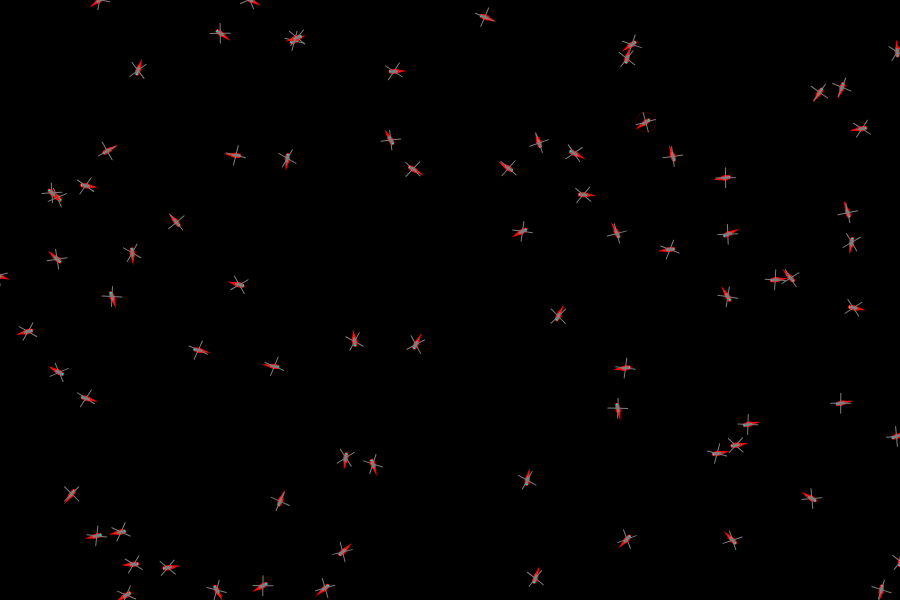
Frame 1 (no input)
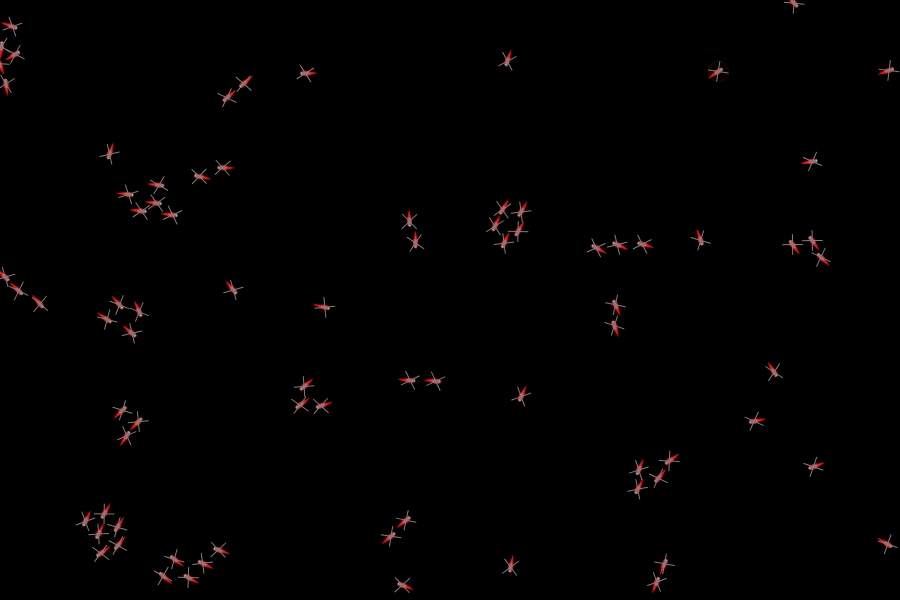
Frame 60 (no input)
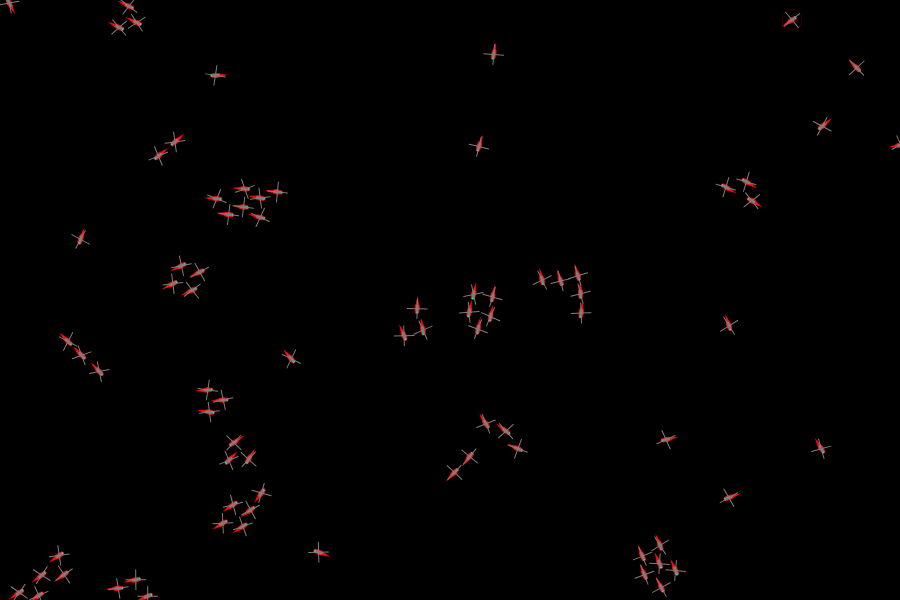
Frame 120 (the mouse pressed at the canvas centre since frame 60)

The p5.js sketch that drew these frames (run headless with seeded random() and noise() and a simulated clock; from frame 60 on, the mouse is pressed at the canvas centre):

// p5.js sketch
// ── sketch.js
// Flocking
// Daniel Shiffman
// https://thecodingtrain.com/CodingChallenges/124-flocking-boids.html
// https://youtu.be/mhjuuHl6qHM

const flock = [];

let maxSpeedSlider, maxAccelerationSlider, alignSlider, cohesionSlider, separationSlider;

function setup() {
  createCanvas(900, 600);
  frameRate(60);
  createDiv('max speed');
  maxSpeedSlider = createSlider(0, 6, 1.5, 0.1);
  createDiv('max acceleration');
  maxAccelerationSlider = createSlider(0, 6, 2, 0.1);
  createDiv('alignment mult');
  alignSlider = createSlider(0, 8, 6, 0.1);
  createDiv('cohesion mult');
  cohesionSlider = createSlider(0, 8, 1, 0.1);
  createDiv('separation mult');
  separationSlider = createSlider(0, 8, 8, 0.1);
  for (let i = 0; i < 80; i++) {
    flock.push(new Boid());
  }

}

function draw() {
  background(0);
  for (let boid of flock) {
    boid.edges();
    boid.flock(flock);
    boid.update();
  }
  let first = true;
  for (let boid of flock) {
    boid.show(first);
    first = false;
  }  
}

// ── boid.js
// Flocking
// Daniel Shiffman
// https://thecodingtrain.com/CodingChallenges/124-flocking-boids.html
// https://youtu.be/mhjuuHl6qHM

class Boid {
    constructor() {
      this.position = createVector(random(width), random(height));
      this.velocity = p5.Vector.random2D();
      this.velocity.setMag(random(2, 4));
      this.acceleration = createVector();
      // this.maxForce = 0.2;
      this.radius = 5;
      this.comfortZone = 15;

      this.avoidanceRadius = this.comfortZone + this.radius;
      this.directionalPerceptionRadius = this.avoidanceRadius * 1.5;
      this.perceptionRadius = this.avoidanceRadius * 2;
      
      // this.directionalPerceptionRadius = this.perceptionRadius - this.comfortZone;

      this.maxSpeed = 5;
      this.minSpeed = this.maxSpeed / 2;
      this.maxForce = this.minSpeed / 2;
      this.forceVectors = [];
      this.touched = false;
      this.even = false;
      this.bladePosition = random(0, 1);
    }
  
    edges() {
      if (this.position.x > width) {
        this.position.x = 0;
      } else if (this.position.x < 0) {
        this.position.x = width;
      }
      if (this.position.y > height) {
        this.position.y = 0;
      } else if (this.position.y < 0) {
        this.position.y = height;
      }
    }
  
    align(boids) {
      let perceptionRadius = this.directionalPerceptionRadius;
      let steering = createVector();
      let total = 0;
      for (let other of boids) {
        let d = dist(this.position.x, this.position.y, other.position.x, other.position.y);
        if (other != this && d < perceptionRadius) {
          let accelVector = other.velocity.copy();
          steering.add(accelVector);
          total++;
          this.forceVectors.push([accelVector, [0 , 255, 255]]);
        }
      }
      if (total > 0) {
        steering.div(total);
        // steering.setMag(this.maxSpeed);
        // steering.sub(this.velocity);
        // steering.limit(this.maxForce);
      }
      return steering;
    }
  
    symmetricPoint(point, center, radius, attractionMult = 0.0) {
      let diffVec = p5.Vector.sub(point, center);
      let vecMag = p5.Vector.mag(diffVec);
      // let correctedVec = diffVec.copy();
      // diffVec.normalize();
      // diffVec.mult(radius * radius / vecMag / vecMag);
      diffVec.mult(radius * (radius - vecMag) / vecMag / vecMag);
      if (vecMag > radius) {
        diffVec.mult(attractionMult);
      } 
      // return [diffVec.add(center), correctedVec.add(center)];
      return diffVec;
    }

    separation(boids, attractionMult = 1.0) {
      // let perceptionRadius = 50;
      let steering = createVector();
      let total = 0;

      for (let other of boids) {
        let distance = dist(this.position.x, this.position.y, other.position.x, other.position.y);

        if (other != this && distance < this.perceptionRadius) {
          // let diffVec = p5.Vector.sub(this.position, other.position);
          // // todo the reflection does not work correctly
          // diffVec.div(distance * distance);
          // // now it's length is 1 / distance
          // diffVec.mult(this.avoidanceRadius);
          // // Now multiplied by radius

          let diffVec = this.symmetricPoint(this.position, other.position, this.avoidanceRadius, attractionMult);

          this.forceVectors.push([diffVec, [255, 0, 0]]);

          steering.add(diffVec);
          total++;
        }
      }
      if (total > 0) {
        steering.div(total);
        // steering.setMag(this.maxSpeed);
        // steering.sub(this.velocity);
        // steering.limit(this.maxForce);
      }
      return steering;
    }
  
    // cohesion(boids) {
    //   const perceptionRadius = this.perceptionRadius;
    //   let steering = createVector();
    //   let total = 0;
    //   for (let other of boids) {
    //     let d = dist(this.position.x, this.position.y, other.position.x, other.position.y);
    //     if (other != this && d < perceptionRadius) {
    //       steering.add(other.position);
    //       total++;
    //       other.touched = true;
    //     }
    //   }
    //   if (total > 0) {
    //     steering.div(total);
    //     steering.sub(this.position);
    //     // steering.setMag(this.maxSpeed);
    //     // steering.sub(this.velocity);
    //     // steering.limit(this.maxForce);
    //   }
    //   this.forceVectors.push([steering, [255, 255, 0]]);
    //   return steering;
    // }
  
    flock(boids) {
      this.maxSpeed = maxSpeedSlider.value();
      this.minSpeed = maxSpeedSlider.value() / 2;
      this.maxForce = maxAccelerationSlider.value();

      this.forceVectors = [];

      let alignment = this.align(boids);
      // let cohesion = this.cohesion(boids);
      let separation = this.separation(boids, cohesionSlider.value() / separationSlider.value());
  
      alignment.mult(alignSlider.value());
      // cohesion.mult(cohesionSlider.value());
      separation.mult(separationSlider.value());
  
      this.acceleration.add(alignment);
      // this.acceleration.add(cohesion);
      this.acceleration.add(separation);
    }
  
    update() {
      this.position.add(this.velocity);

      this.velocity.add(this.acceleration);
      this.velocity.limit(this.maxSpeed);

      let absVelocity = this.velocity.mag();
      if (absVelocity < this.minSpeed) {
        const speedUpVector = this.velocity.copy().normalize().mult(this.minSpeed / 2)
        this.forceVectors.push([speedUpVector, [0, 255, 0]]);
        this.acceleration.add(speedUpVector);
      }
      this.acceleration.limit(this.maxForce);
      
      this.acceleration.mult(0);
    }
  
    show(drawAuxiliary = false) {
      push();

      translate(this.position.x, this.position.y);
      rotate(atan2(this.velocity.y, this.velocity.x));

      this.drawFireHelicopter();
      if (drawAuxiliary) {
        this.drawAuxiliaryLocal();
      }

      pop();

      if (drawAuxiliary) {
        this.drawAuxiliaryGlobal();
      }

      this.even = !this.even;
    }

    drawFireHelicopter(){
      stroke(255, 0, 0);
      fill(125);
      triangle(0, 2, 0, -2, -this.radius*2, 0);
      ellipse(0, 0, this.radius * 2, 4);
      noStroke();
      fill(0,250,250);
      ellipse(4, 0, 1, 3);
      // blades
      strokeWeight(1);
      stroke(127);
      // front
      const bladeRadius = (this.comfortZone + this.radius) / 2;
      const bladeAngle = this.bladePosition;
      const n = 4;
      for (let i = 0; i < n; i++) {
        line(0, 0, bladeRadius * cos(bladeAngle + i * 2 * PI / n), bladeRadius * sin(bladeAngle + i * 2 * PI / n));
      }
      this.bladePosition += max(random(PI/12, PI/13), this.velocity.mag() / bladeRadius * 2);
      // // back
      // if (this.even) {
      //   line(-8, 1, -this.radius*2-2, 1);
      // }else{
      //   line(-8-1, 1, -this.radius*2-2+1, 1);
      // }
    }

    drawBird(){
      stroke(255);
      // scale(5);
      // body
      strokeWeight(1);
      line(2, 0, -2, 0);
      // tail
      strokeWeight(1);
      line(2, 0, -4, 1);
      line(2, 0, -4, -1);

      //wings
      stroke(255);
      strokeWeight(1);
      line(0, 0, 1, 3);
      line(0, 0, 1, -3);
      line(-1, 0, 1, 3);
      line(-1, 0, 1, -3);
      strokeWeight(1);
      line(1, 3, 0, 5);
      line(1, -3, 0, -5);

      // head
      stroke(255,0,0);
      // strokeWeight(1);
      point(1, 0);
    }

    drawAuxiliaryLocal(){
      // point(this.position.x, this.position.y);
      stroke(0, 255, 0);
      strokeWeight(1);
      
      if (this.touched) {
        stroke(255, 0, 0, 150);
      }
      else{
        stroke(255, 0, 0, 50);
      }

      strokeWeight(1);
      noFill();
      ellipse(0, 0, (this.comfortZone + this.radius));

      if (this.forceVectors.length > 0) {
        stroke(255, 255, 0, 100);
        strokeWeight(1);
        noFill();
        ellipse(0, 0, (this.perceptionRadius)*2 - this.comfortZone - this.radius);

        stroke(0, 255, 255, 100);
        ellipse(0, 0, (this.directionalPerceptionRadius)*2 - this.comfortZone - this.radius);
      }

    }

    drawAuxiliaryGlobal(){

      // auxiliary visualization of force vectors
      strokeWeight(1);
      for (let forceVector of this.forceVectors) {
        let forcePart = forceVector[0];
        let colorPart = forceVector[1];
        stroke(colorPart);
        line(this.position.x, this.position.y, 
          this.position.x + forcePart.x*10, this.position.y + forcePart.y*10);
      }
      this.touched = false;
    }

  }
  
